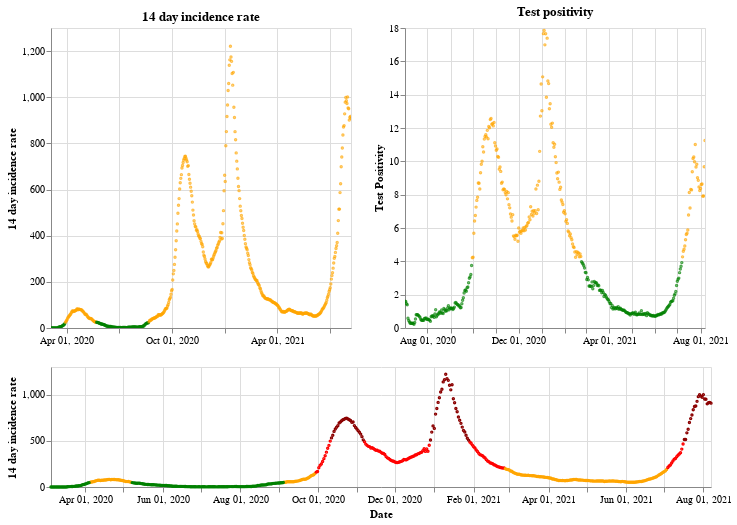

This figure's notebook cell:
### Markdown cell above
## Northern Ireland

### Code cell
plot_traffic_light('Northern Ireland')

### Figure 1 — Vega-Lite specification as saved in the notebook (floating-point values rounded to 4 significant figures; data arrays with more than 128 entries replaced by an {"elided": "..."} marker saying what was removed)
{"config": {"view": {"continuousWidth": 400, "continuousHeight": 300}}, "vconcat": [{"hconcat": [{"mark": {"type": "point", "size": 2}, "encoding": {"color": {"condition": {"value": "green", "test": "(datum.twoWeeklyCasesRate <= 25)"}, "value": "orange"}, "tooltip": [{"type": "nominal", "field": "areaName"}, {"type": "temporal", "field": "date"}, {"type": "quantitative", "field": "twoWeeklyCasesRate"}, {"type": "quantitative", "field": "testPositivity"}], "x": {"type": "temporal", "axis": {"title": ""}, "field": "date", "scale": {"domain": {"selection": "DateBrush"}}, "timeUnit": "yearmonthdate"}, "y": {"type": "quantitative", "axis": {"title": "14 day incidence rate"}, "field": "twoWeeklyCasesRate"}}, "title": "14 day incidence rate", "width": 300}, {"mark": {"type": "point", "size": 2}, "encoding": {"color": {"condition": {"value": "green", "test": "(datum.testPositivity <= 4)"}, "value": "orange"}, "tooltip": [{"type": "nominal", "field": "areaName"}, {"type": "temporal", "field": "date"}, {"type": "quantitative", "field": "twoWeeklyCasesRate"}, {"type": "quantitative", "field": "testPositivity"}], "x": {"type": "temporal", "axis": {"title": ""}, "field": "date", "scale": {"domain": {"selection": "DateBrush"}}, "timeUnit": "yearmonthdate"}, "y": {"type": "quantitative", "axis": {"title": "Test Positivity"}, "field": "testPositivity"}}, "title": "Test positivity", "width": 300}]}, {"layer": [{"mark": {"type": "point", "size": 2}, "encoding": {"color": {"condition": {"value": "orange", "test": "(((datum.testPositivity < 4) && (datum.twoWeeklyCasesRate >= 50)) && (datum.twoWeeklyCasesRate < 200))"}, "value": "red"}, "opacity": {"condition": {"value": 1, "test": "((datum.twoWeeklyCasesRate >= 50) && (datum.twoWeeklyCasesRate < 500))"}, "value": 0}, "tooltip": [{"type": "nominal", "field": "areaName"}, {"type": "temporal", "field": "date"}, {"type": "quantitative", "field": "twoWeeklyCasesRate"}, {"type": "quantitative", "field": "testPositivity"}], "x": {"type": "temporal", "axis": {"title": "Date"}, "field": "date", "timeUnit": "yearmonthdate"}, "y": {"type": "quantitative", "axis": {"title": "14 day incidence rate"}, "field": "twoWeeklyCasesRate"}}, "selection": {"DateBrush": {"type": "interval", "encodings": ["x"], "fields": ["Time"]}}}, {"mark": {"type": "point", "size": 2}, "encoding": {"color": {"value": "darkred"}, "opacity": {"condition": {"value": 1, "test": "(datum.twoWeeklyCasesRate >= 500)"}, "value": 0}, "tooltip": [{"type": "nominal", "field": "areaName"}, {"type": "temporal", "field": "date"}, {"type": "quantitative", "field": "twoWeeklyCasesRate"}, {"type": "quantitative", "field": "testPositivity"}], "x": {"type": "temporal", "axis": {"title": "Date"}, "field": "date", "timeUnit": "yearmonthdate"}, "y": {"type": "quantitative", "axis": {"title": "14 day incidence rate"}, "field": "twoWeeklyCasesRate"}}}, {"mark": {"type": "point", "size": 2}, "encoding": {"color": {"condition": {"value": "green", "test": "((datum.testPositivity < 4) && (datum.twoWeeklyCasesRate < 50))"}, "value": "orange"}, "opacity": {"condition": {"value": 1, "test": "(datum.twoWeeklyCasesRate < 50)"}, "value": 0}, "tooltip": [{"type": "nominal", "field": "areaName"}, {"type": "temporal", "field": "date"}, {"type": "quantitative", "field": "twoWeeklyCasesRate"}, {"type": "quantitative", "field": "testPositivity"}], "x": {"type": "temporal", "axis": {"title": "Date"}, "field": "date", "timeUnit": "yearmonthdate"}, "y": {"type": "quantitative", "axis": {"title": "14 day incidence rate"}, "field": "twoWeeklyCasesRate"}}}], "height": 120, "width": 660}], "data": {"name": "data-639429c2331389ee01ad61e177e62e0c"}, "$schema": "https://vega.github.io/schema/vega-lite/v4.8.1.json", "datasets": {"data-639429c2331389ee01ad61e177e62e0c": {"elided": "521 records"}}}
